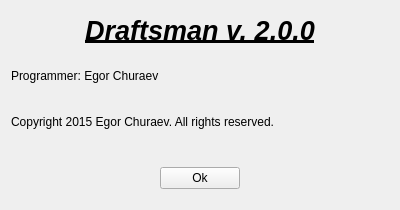
<?xml version="1.0" encoding="UTF-8"?>
<ui version="4.0">
 <class>AboutWindow</class>
 <widget class="QWidget" name="AboutWindow">
  <property name="geometry">
   <rect>
    <x>0</x>
    <y>0</y>
    <width>400</width>
    <height>210</height>
   </rect>
  </property>
  <property name="minimumSize">
   <size>
    <width>400</width>
    <height>210</height>
   </size>
  </property>
  <property name="maximumSize">
   <size>
    <width>400</width>
    <height>210</height>
   </size>
  </property>
  <property name="windowTitle">
   <string>About Draftsman...</string>
  </property>
  <layout class="QGridLayout" name="gridLayout">
   <item row="0" column="0">
    <layout class="QVBoxLayout" name="verticalLayout">
     <item>
      <layout class="QHBoxLayout" name="horizontalLayout_3">
       <item>
        <widget class="QLabel" name="label">
         <property name="font">
          <font>
           <pointsize>20</pointsize>
           <weight>75</weight>
           <italic>true</italic>
           <bold>true</bold>
           <underline>true</underline>
          </font>
         </property>
         <property name="text">
          <string>Draftsman v. 2.0.0</string>
         </property>
         <property name="textFormat">
          <enum>Qt::AutoText</enum>
         </property>
         <property name="alignment">
          <set>Qt::AlignCenter</set>
         </property>
         <property name="margin">
          <number>20</number>
         </property>
        </widget>
       </item>
      </layout>
     </item>
     <item>
      <layout class="QHBoxLayout" name="horizontalLayout_4">
       <item>
        <widget class="QLabel" name="label_3">
         <property name="text">
          <string>Programmer: Egor Churaev</string>
         </property>
        </widget>
       </item>
      </layout>
     </item>
     <item>
      <layout class="QHBoxLayout" name="horizontalLayout_2">
       <item>
        <widget class="QLabel" name="label_2">
         <property name="text">
          <string>Copyright 2015 Egor Churaev. All rights reserved.</string>
         </property>
        </widget>
       </item>
      </layout>
     </item>
     <item>
      <layout class="QHBoxLayout" name="horizontalLayout">
       <property name="topMargin">
        <number>20</number>
       </property>
       <property name="bottomMargin">
        <number>10</number>
       </property>
       <item>
        <spacer name="horizontalSpacer">
         <property name="orientation">
          <enum>Qt::Horizontal</enum>
         </property>
         <property name="sizeHint" stdset="0">
          <size>
           <width>40</width>
           <height>20</height>
          </size>
         </property>
        </spacer>
       </item>
       <item>
        <widget class="QPushButton" name="okButton">
         <property name="text">
          <string>Ok</string>
         </property>
        </widget>
       </item>
       <item>
        <spacer name="horizontalSpacer_2">
         <property name="orientation">
          <enum>Qt::Horizontal</enum>
         </property>
         <property name="sizeHint" stdset="0">
          <size>
           <width>40</width>
           <height>20</height>
          </size>
         </property>
        </spacer>
       </item>
      </layout>
     </item>
    </layout>
   </item>
  </layout>
 </widget>
 <resources/>
 <connections/>
</ui>
